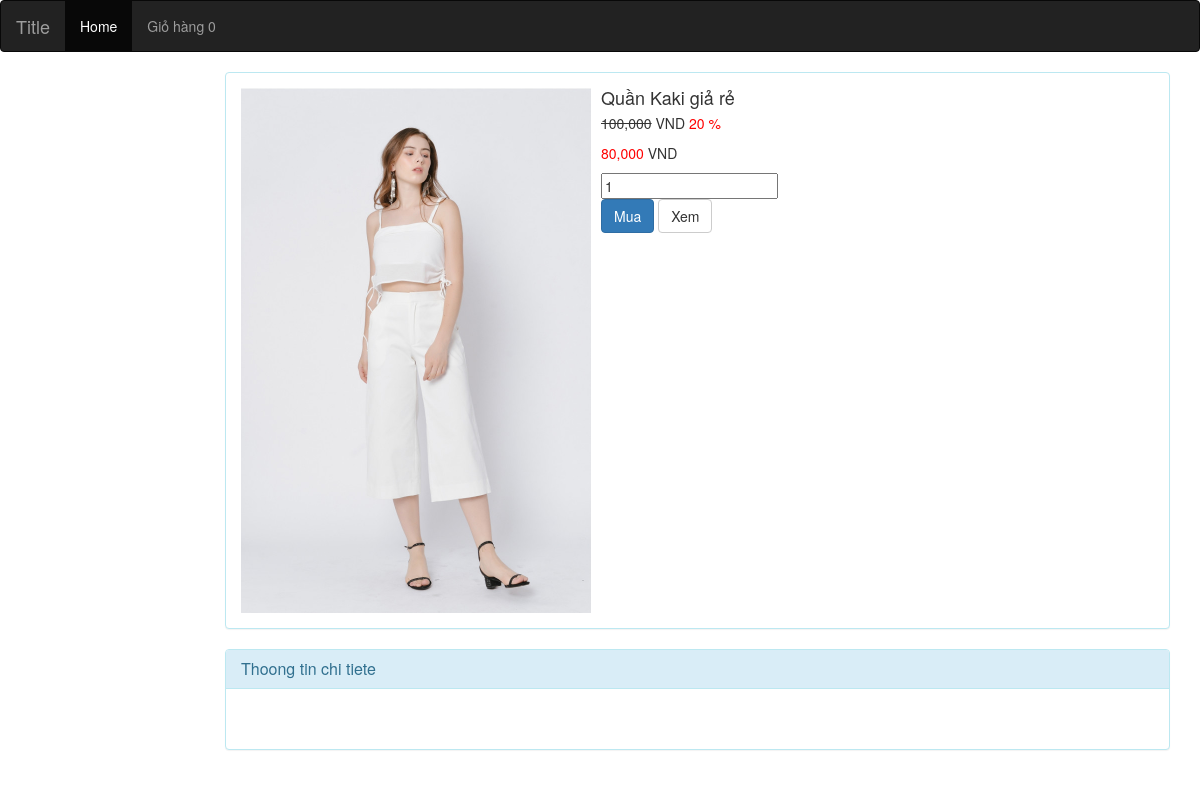
The page /product-detail.php?sp=quan-kaki-gia-re on the database its author committed.
### tables this page shows
CREATE TABLE `product` (
  `id` int(11) NOT NULL,
  `name` varchar(255) NOT NULL,
  `slug` varchar(255) NOT NULL,
  `cat_id` int(11) NOT NULL,
  `price` float NOT NULL,
  `sale_price` float NOT NULL,
  `image` varchar(255) NOT NULL,
  `status` tinyint(4) NOT NULL DEFAULT 1,
  `dess` text NOT NULL
);

### product-detail.php (the view, shortened to what this page needs)
<?php include 'header.php';
if(isset($_GET['sp'])){
	$slug = $_GET['sp'];
	$product = mysqli_query($conn,"SELECT * FROM product WHERE slug = '$slug'");
	$data = mysqli_fetch_assoc($product);
}
?>
<div class="container">
	<div class="row">
		<div class="col-md-2"></div>
		<div class="col-md-10">
			<div class="panel panel-info">
				<div class="panel-body">
					<div class="media">
						<a class="pull-left" href="#">
							<img class="media-object" src="uploads/<?php echo $data['image']?>" alt="Image" width = 350px>
						</a>
						<div class="media-body">
							<h4 class="media-heading"><?php echo $data['name'] ?></h4>
							<div class="caption">
								<form method="GET" action="cart.php">
									<?php if($data['sale_price']  > 0) {?>
										<p>
											<del><?php echo number_format($data['price']) ?></del> VND
											<span style="color: red">
												<?php $precent = 100 - (($data['sale_price'])/($data['price'])*100)?>
												<?php echo  $precent; ?> %
											</span>
										</p>
										<p>
											<span style="color: red"><?php echo number_format($data['sale_price']) ?></span> VND
										</p>
									<?php }else{ ?>
										<p>
											<span><?php echo number_format($data['price']) ?></span> VND
										</p>
									<?php } ?>
									<input type="number" name="quantity" value="1">
									<p>
										<button type = "submit" class="btn btn-primary">Mua</button>
										<a href="product-detail.php?sp=<?php echo $data['slug'] ?>" class="btn btn-default">Xem</a>
									</p>
								</form>
								</div>
							</div>
						</div>
					</div>
				</div>
				<div class="panel panel-info">
					<div class="panel-heading">
						<h3 class="panel-title">Thoong tin chi tiete</h3>
					</div>
					<div class="panel-body deess">
						<?php echo $data['dess'] ?>
					</div>
				</div>
			</div>
		</div>
	</div>
	<?php include 'footer.php' ?>

### rows shown on the page
product: image (picture), name "Quần Kaki giả rẻ", price "100,000", precent "20", sale_price "80,000"

### other values the page prints
total_item($cart) "0"
